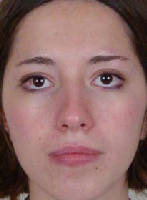
#> input picture processing/imageProcessing/croppedImages/cropped1.png, 147 x 200 px, given in place of cropped0.png, which was not available
$ python PadImages.py   (Python 2 division)
#> lines starting #> are read from the running program, lines starting #| are printed output that depends on the picture
"""
PadImages.py

The purpose of this script is to pad the images so they can be passed into a
neural net (to learn features)

Built for Python2 in order to work best with machine learning libraries.

Author: Chad Atalla
Date:   3/6/2016
"""

import matplotlib.pyplot as plt
import numpy as np


# Iterate over each image and add padding
for imgNum in range(200):
    # Get current file name
    imgFile = ('./croppedImages/cropped' + str(imgNum) + ".png")

    # Open the image file
    img = plt.imread(imgFile)
#> img is the input picture: shape (200, 147, 3) float32; mean R, G, B 0.563, 0.424, 0.412

    # Create a back canvas of the padding
    imgNew = np.zeros((200, 200, 3), dtype=img.dtype)

    # Figure out how much padding goes on each side
    padding = 200 - img.shape[1]
#> padding = 53
    leftPadding = padding/2
#> leftPadding = 26
    rightPadding = padding - leftPadding
#> rightPadding = 27

    # Paste the image into the padding background, centered
    imgNew[:,leftPadding:-rightPadding,:] = img
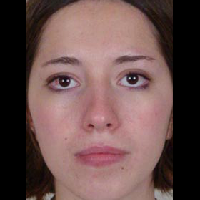
#> imgNew: shape (200, 200, 3) float32; mean R, G, B 0.414, 0.312, 0.303

    # Save the padded image
    plt.imsave(('./paddedImages/cropped' + str(imgNum) + ".png"), imgNew)
#> pass 3 of the loop `for imgNum in range(200):`:
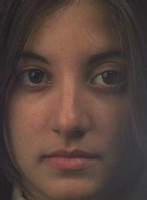
#> input picture processing/imageProcessing/croppedImages/cropped101.png, 147 x 200 px, given in place of cropped2.png, which was not available
#> img is the input picture: shape (200, 147, 3) float32; mean R, G, B 0.347, 0.268, 0.239
#> `imgNew[:,leftPadding:-rightPadding,:] = img`:
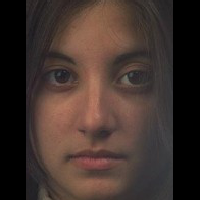
#> imgNew: shape (200, 200, 3) float32; mean R, G, B 0.255, 0.197, 0.176
#> (the run stopped early here; a loop or call above may not have finished)
